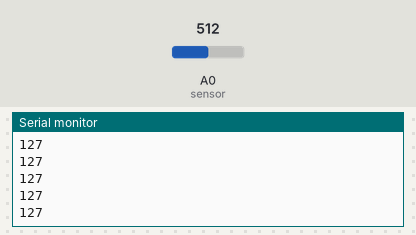
Bench run of a sketch on a simulated Arduino Uno, built with avr-gcc and run on an emulated ATmega328P. Parts: the last lines printed to the serial monitor. The inputs (shaded band) are chosen by the test bench; at power-on: A0 (sensor) = 512.

Above: at 1.2 s.
1.3 s: A0 (sensor) set to 716
At 2.1 s:
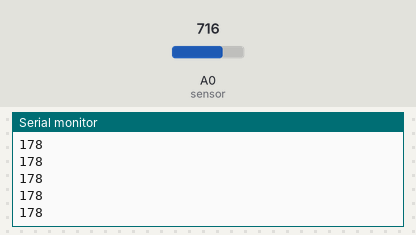
2.8 s: A0 (sensor) set to 900
At 3.9 s:
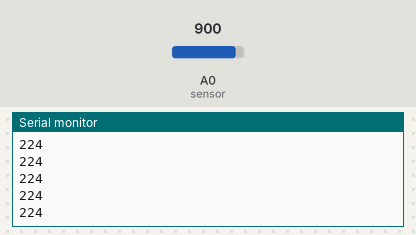
Timing chart, 0 to 5.8 s (numbered marks = the images above; inputs shaded):
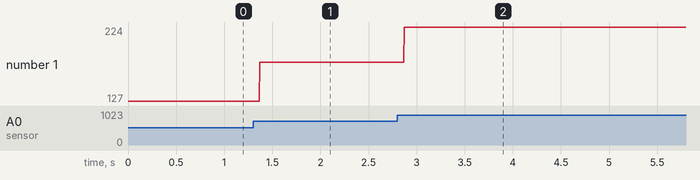

The sketch:

potentiometer-test.ino
```cpp
int val = 0;       // variable to store the value coming from the sensor

void setup() {
  Serial.begin(9600);
}

void loop() {
  int currentVal = analogRead(A0);    // read the value from the sensor
  if( currentVal != val ){
    val = map(currentVal, 0, 1023, 0, 255);
    Serial.println(val);
  }

  //delay(1000);                  // stop the program for some time
}
```

Measured:
- after the input at 1.3 s, the serial monitor: prints a new line after 0.07 s (image 1)
- after the input at 2.8 s, the serial monitor: prints a new line after 0.07 s (image 2)
- plotted number 1: 127 → 178 after the input at 1.3 s, 178 → 224 after the input at 2.8 s
